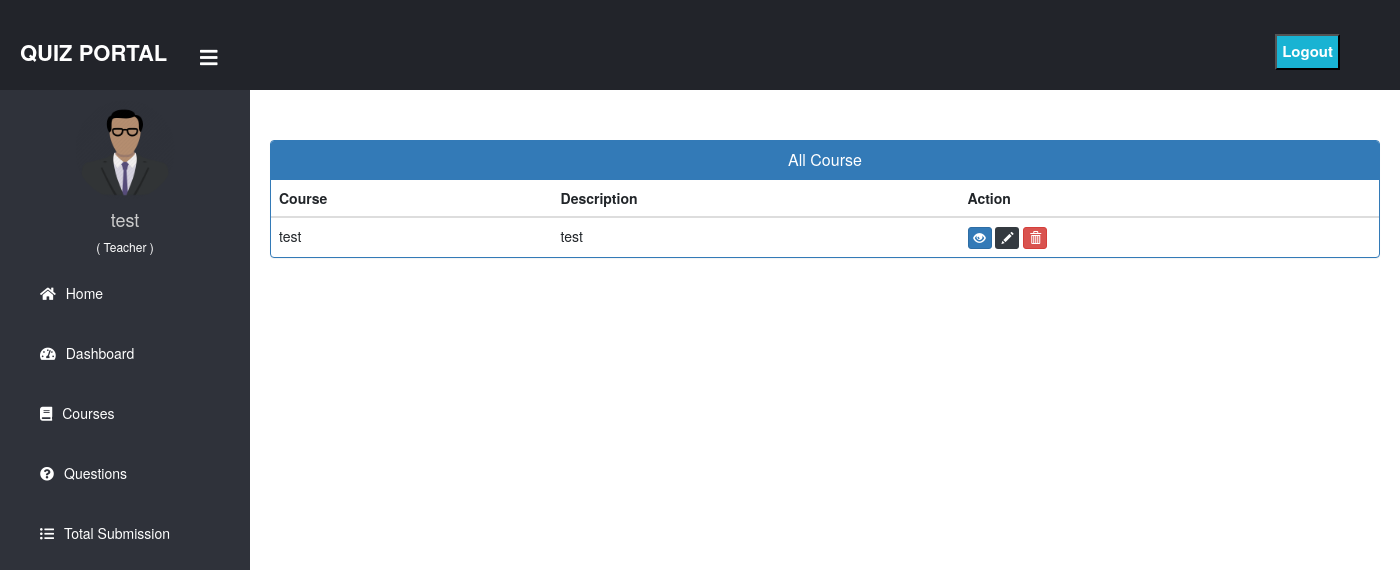
/view_all_course/ (signed in), run on an earlier commit of the app's database.
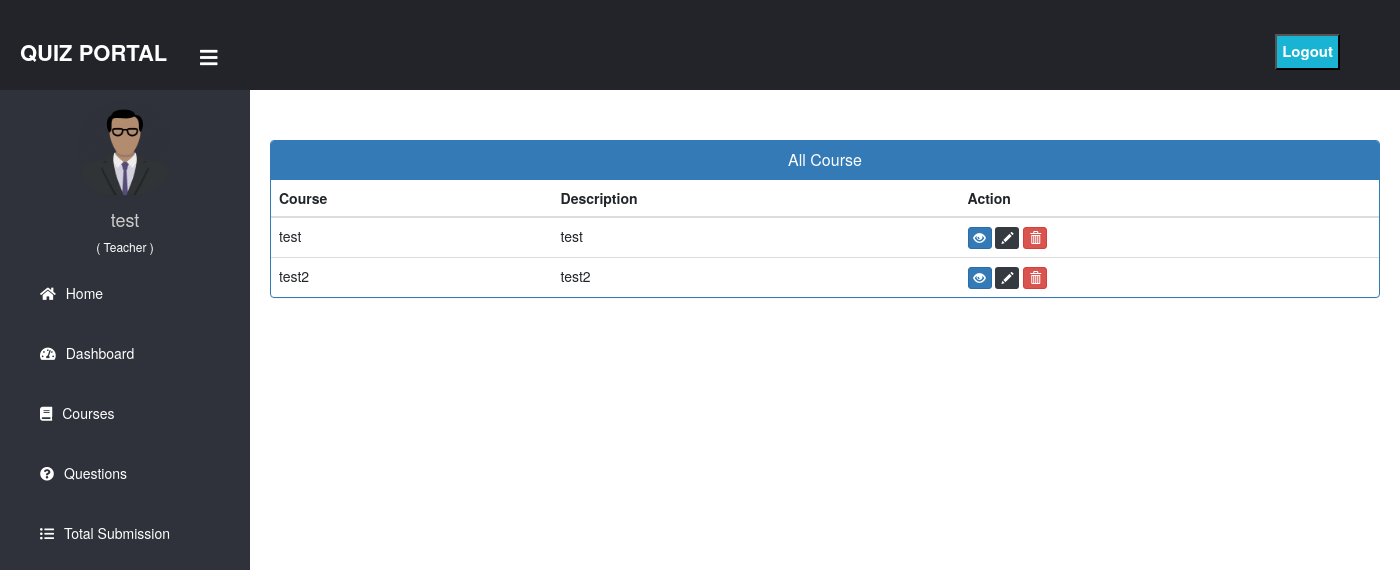
And on a later commit of the database.
### lms/models.py (models this page shows, shortened)
class Course(models.Model):
    name = models.CharField(max_length=100)
    description = models.TextField()
    teacher = models.ForeignKey(User, on_delete=models.CASCADE, limit_choices_to={'userprofile__role': 'teacher'})

### lms/views.py (the view)
# urls.py: path('view_all_course/', view_all_course, name='view_all_course'),
@login_required(login_url='/login')
def view_all_course(request):
    courses = Course.objects.filter(teacher=request.user)
    return render(request, 'teacher/view_all_course.html', {'courses': courses})

### lms/templates/teacher/view_all_course.html
{% extends 'dashboard_base.html' %}
{% block content %}
{%load static%}
{% include "common/common_link.html" %}
<br><br>
<div class="container">
  <div class="panel panel-primary">
    <div class="panel-heading">
      <h6 class="panel-title">All Course</h6>
    </div>
    <table class="table table-hover" id="dev-table">
      <thead>
        <tr>
          <th>Course</th>
          <th>Description</th>
          <th>Action</th>
        </tr>
      </thead>
      {% for course in courses %}
      <tr>
        <td> {{course.name}}</td>
        <td>{{course.description}}</td>
        <td>
          <a class="btn btn-primary btn-xs" href="{% url 'view_questions' course.id  %}">
            <span class="glyphicon glyphicon-eye-open"></span>
          </a>
          <a class="btn btn-dark btn-xs" href="{% url 'edit_course' course.id  %}">
            <span class="glyphicon glyphicon-pencil"></span>
          </a>
          <a class="btn btn-danger btn-xs" href="{% url 'delete_course' course.id  %}">
            <span class="glyphicon glyphicon-trash"></span>
          </a>
        </td>
      </tr>
      {% endfor %}
    </table>
  </div>
</div>
<br><br><br><br><br><br>
{% endblock content %}

What changed in the data, as far as the page shows it:
added Course: name "test2", description "test2"
